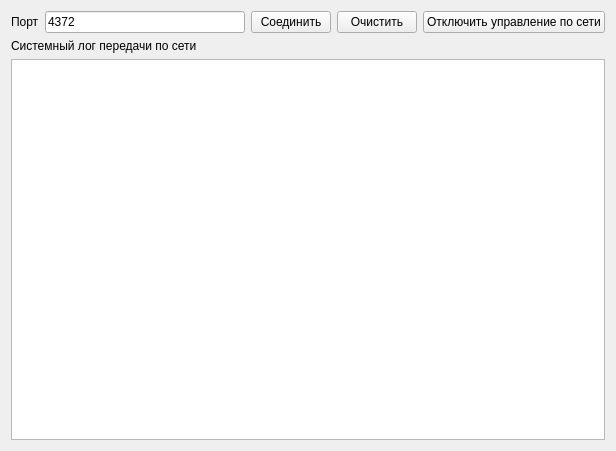
<?xml version="1.0" encoding="UTF-8"?>
<ui version="4.0">
 <class>UdpClient</class>
 <widget class="QWidget" name="UdpClient">
  <property name="windowModality">
   <enum>Qt::WindowModal</enum>
  </property>
  <property name="geometry">
   <rect>
    <x>0</x>
    <y>0</y>
    <width>616</width>
    <height>451</height>
   </rect>
  </property>
  <property name="windowTitle">
   <string>Параметры клиента</string>
  </property>
  <layout class="QGridLayout" name="gridLayout">
   <item row="0" column="1">
    <layout class="QHBoxLayout" name="horizontalLayout">
     <item>
      <widget class="QLabel" name="label">
       <property name="text">
        <string>Порт</string>
       </property>
      </widget>
     </item>
     <item>
      <widget class="QLineEdit" name="lineEdit">
       <property name="text">
        <string>4372</string>
       </property>
      </widget>
     </item>
     <item>
      <widget class="QPushButton" name="connect">
       <property name="text">
        <string>Соединить</string>
       </property>
      </widget>
     </item>
     <item>
      <widget class="QPushButton" name="clean">
       <property name="text">
        <string>Очистить</string>
       </property>
      </widget>
     </item>
     <item>
      <widget class="QPushButton" name="disconnect">
       <property name="text">
        <string>Отключить управление по сети</string>
       </property>
      </widget>
     </item>
    </layout>
   </item>
   <item row="1" column="1">
    <layout class="QVBoxLayout" name="verticalLayout">
     <item>
      <widget class="QLabel" name="System_log">
       <property name="layoutDirection">
        <enum>Qt::LeftToRight</enum>
       </property>
       <property name="text">
        <string>Системный лог передачи по сети</string>
       </property>
      </widget>
     </item>
     <item>
      <widget class="QTextEdit" name="log"/>
     </item>
    </layout>
   </item>
  </layout>
 </widget>
 <resources/>
 <connections/>
</ui>
